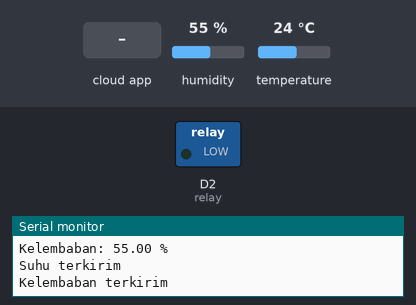
This sketch was run on a simulated ESP8266 (NodeMCU). Parts: switched loads named in the sketch (green lamp = pin HIGH), the last lines printed to the serial monitor. Inputs (shaded band) come from the test bench; at power-on: humidity 55 %, temperature 24 °C. WiFi joins after 1.5 s; servers stay silent unless stated; the Firebase database answers and starts empty.

Above: at 2.7 s.
2.8 s: the phone or cloud app sets Status to ON
At 4.0 s:
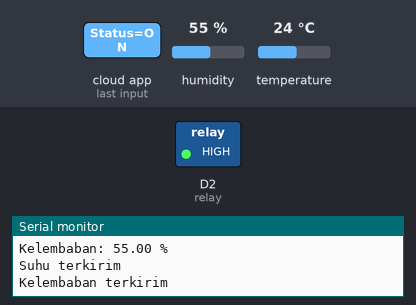
4.6 s: the phone or cloud app sets Status to OFF
At 7.1 s:
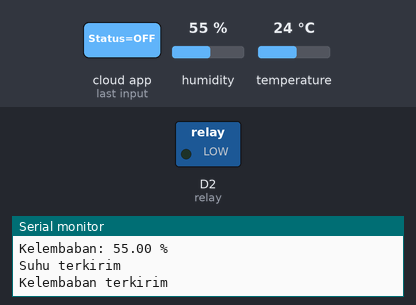
Timing chart, 0 to 8.6 s (numbered marks = the images above; inputs shaded):
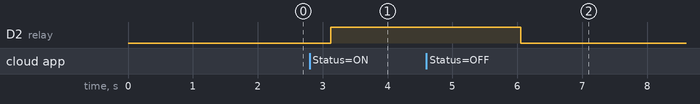

Measured:
- after the input at 2.8 s, D2 (relay): LOW → HIGH after 0.33 s
- after the input at 4.6 s, D2 (relay): HIGH → LOW after 1.5 s

The sketch:

firebase_mbkmDHT11.ino
```cpp
// Library
#include <FirebaseESP8266.h>
#include <ESP8266WiFi.h>
#include <DHT.h>

// Komponen
#define relay D2
#define DHTPIN D6
#define DHTTYPE DHT11
DHT dht(DHTPIN, DHTTYPE);

// Connect ke Firebase
#define FIREBASE_HOST "https://mbkmdht11-default-rtdb.asia-southeast1.firebasedatabase.app/"
#define FIREBASE_AUTH "qLlNQAFqz4Ngj4tZ6s7UMFPVyZIkz7lZUmoq7ofc"
#define WIFI_SSID "RUM"
#define WIFI_PASSWORD "ciumdulu"

// Deklarasi
FirebaseData firebaseData;

void setup() {

  Serial.begin(115200);

  dht.begin();

  // Koneksi ke Wifi
  WiFi.begin(WIFI_SSID, WIFI_PASSWORD);
  Serial.print("connecting");
  while (WiFi.status() != WL_CONNECTED) {
    Serial.print(".");
    delay(500);
  }
  Serial.println();
  Serial.print("Connected with IP: ");
  Serial.println(WiFi.localIP());
  Serial.println();

  pinMode(relay, OUTPUT);
  //digitalWrite(relay, LOW);

  Firebase.begin(FIREBASE_HOST, FIREBASE_AUTH);
}

void loop(){

  //relay
if (Firebase.getString(firebaseData, "/Relay/Status")) {
    if  (firebaseData.dataType() == "string")
    {
      String FBStatus = firebaseData.stringData();
      if (FBStatus == "ON") {
      Serial.println("Relay ON");
      digitalWrite(relay, HIGH); }
        else if (FBStatus == "OFF") {
        Serial.println("Relay OFF");
        digitalWrite(relay, LOW);
          }
      else {Serial.println("");}
    }
}

  // Sensor DHT11 membaca suhu dan kelembaban
  float t = dht.readTemperature();
  float h = dht.readHumidity();

  // Memeriksa apakah sensor berhasil mambaca suhu dan kelembaban
  if (isnan(t) || isnan(h)) {
    Serial.println("Gagal membaca sensor DHT11");
    return;
  }

  // Menampilkan suhu dan kelembaban pada serial monitor
  Serial.print("Suhu: ");
  Serial.print(t);
  Serial.println(" *C");
  Serial.print("Kelembaban: ");
  Serial.print(h);
  Serial.println(" %");
  Serial.println();

  // Memberikan status suhu dan kelembaban kepada firebase
  if (Firebase.setFloat(firebaseData, "/Temperature", t)){
      Serial.println("Suhu terkirim");
    } else{
      Serial.println("Suhu tidak terkirim");
      Serial.println("Karena: " + firebaseData.errorReason());
    }

  if (Firebase.setFloat(firebaseData, "/Humidity", h)){
      Serial.println("Kelembaban terkirim");
      Serial.println();
    } else{
      Serial.println("Kelembaban tidak terkirim");
      Serial.println("Karena: " + firebaseData.errorReason());
    }

  delay(1000);
}
```
